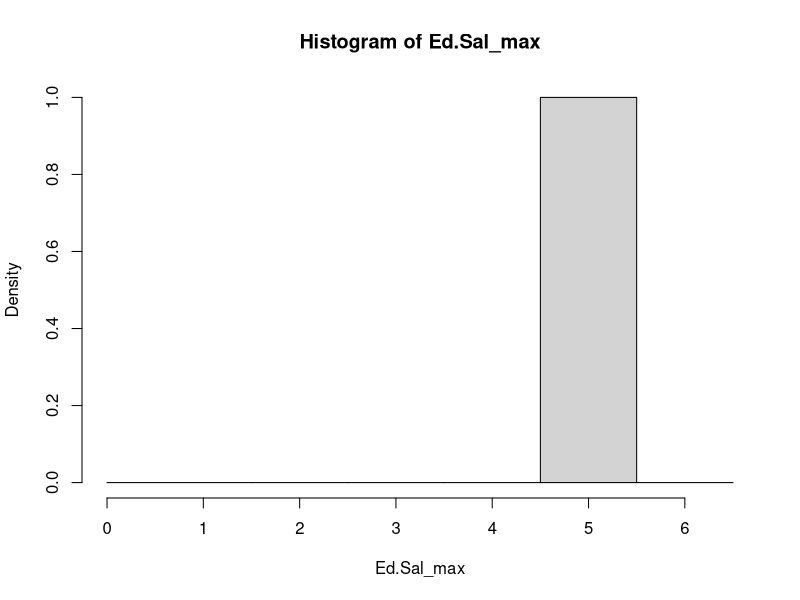
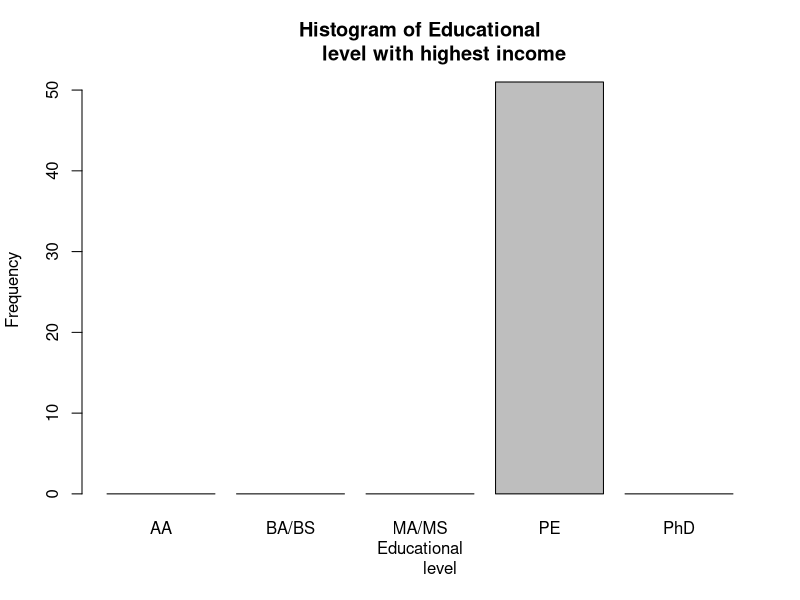
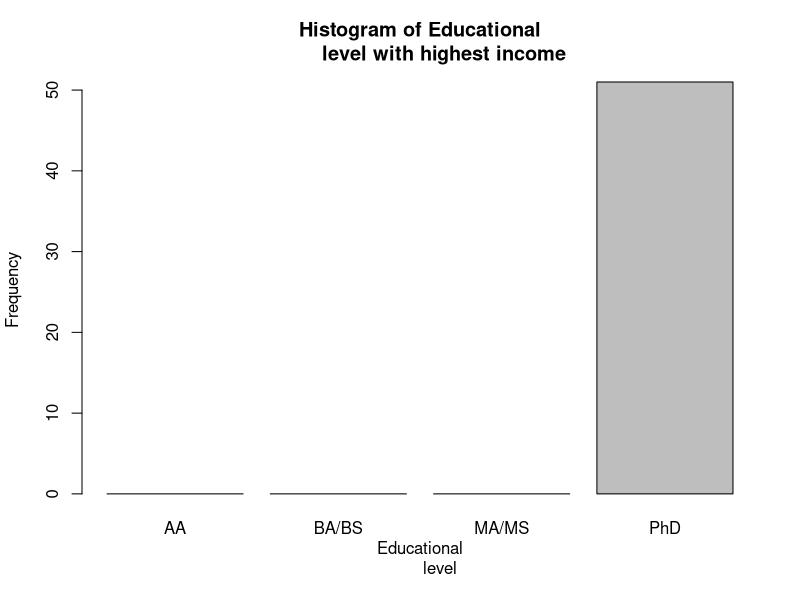

Here is the R script that generated these plots, in order:
setwd("C:/Users/Martin/Documents")
higher.ed <- read.csv("EdSalary.csv", header=TRUE)
dim(higher.ed)
head(higher.ed[,4:9])
Ed.Sal_max <- apply(higher.ed[,4:9], 1, which.max)
#All of the states have people with professional
#degrees receiving the highest income.

#Check for all degrees except professional
Ed.Sal_max.nopro <- apply(higher.ed[,c(4:7, 9)], 1, which.max)
Ed.Sal_max.nodocOrPro <- apply(higher.ed[,c(4:6)], 1, which.max)

hist(Ed.Sal_max, breaks=c(0, 1.5, 2.5, 3.5, 4.5, 5.5, 6.5))
ed.names <- c("AA", "BA/BS", "MA/MS", "PE", "PhD")
Max.Sal <- c(0, 0, 0, 51, 0)
barplot(Max.Sal, names.arg=ed.names, main="Histogram of Educational
        level with highest income", ylab= "Frequency", xlab="Educational
        level")
ed.names2 <- c("AA", "BA/BS", "MA/MS", "PhD")
Max.Sal2 <- c(0, 0, 0, 51)
barplot(Max.Sal2, names.arg=ed.names2, main="Histogram of Educational
        level with highest income", ylab= "Frequency", xlab="Educational
        level")
apply(higher.ed[,c(4:9)], 2, mean)
